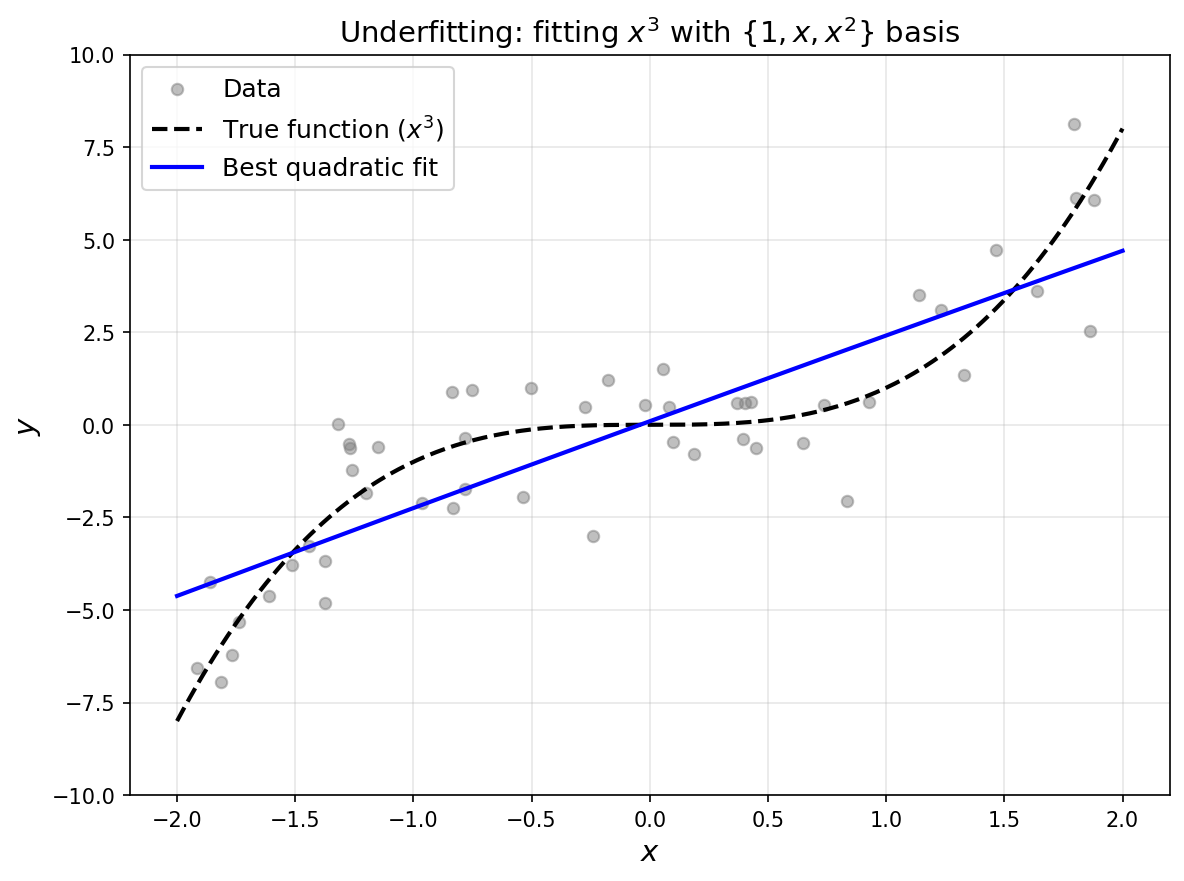

This chart was generated by the following Python code:
import numpy as np
import matplotlib.pyplot as plt

np.random.seed(42)

# True function: x^3
x_true = np.linspace(-2, 2, 300)
y_true = x_true**3

# Noisy data points
n_points = 50
x_data = np.random.uniform(-2, 2, n_points)
y_data = x_data**3 + np.random.normal(0, 1.5, n_points)

# Fit using {1, x, x^2} basis (degree 2 polynomial)
coeffs = np.polyfit(x_data, y_data, 2)
y_fit = np.polyval(coeffs, x_true)

fig, ax = plt.subplots(figsize=(8, 6))

ax.scatter(x_data, y_data, color='gray', alpha=0.5, s=30, label='Data', zorder=2)
ax.plot(x_true, y_true, 'k--', linewidth=2, label='True function ($x^3$)', zorder=3)
ax.plot(x_true, y_fit, 'b-', linewidth=2, label='Best quadratic fit', zorder=3)

ax.set_xlabel('$x$', fontsize=14)
ax.set_ylabel('$y$', fontsize=14)
ax.set_title('Underfitting: fitting $x^3$ with $\\{1, x, x^2\\}$ basis', fontsize=14)
ax.legend(fontsize=12)
ax.grid(True, alpha=0.3)
ax.set_ylim(-10, 10)

plt.tight_layout()
plt.savefig('assets/why-non-convexity/polynomial-underfitting.png', dpi=150, bbox_inches='tight')
plt.show()
